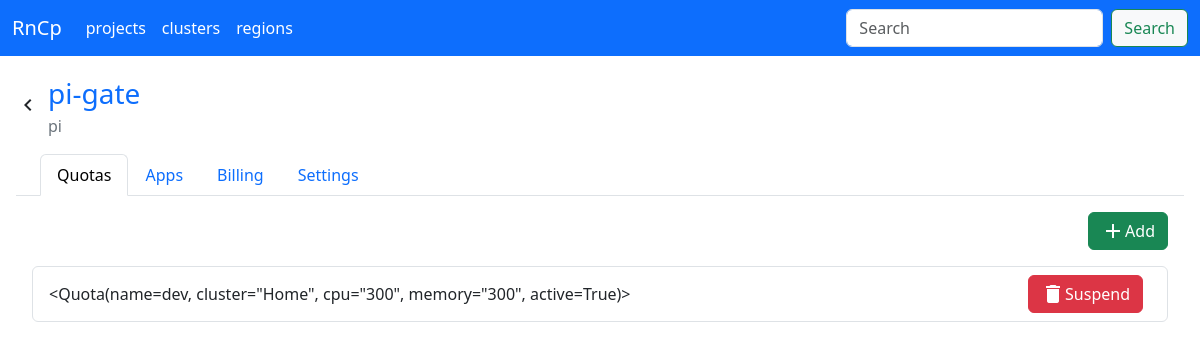
Page /ci/projects/1 on the earlier database version.
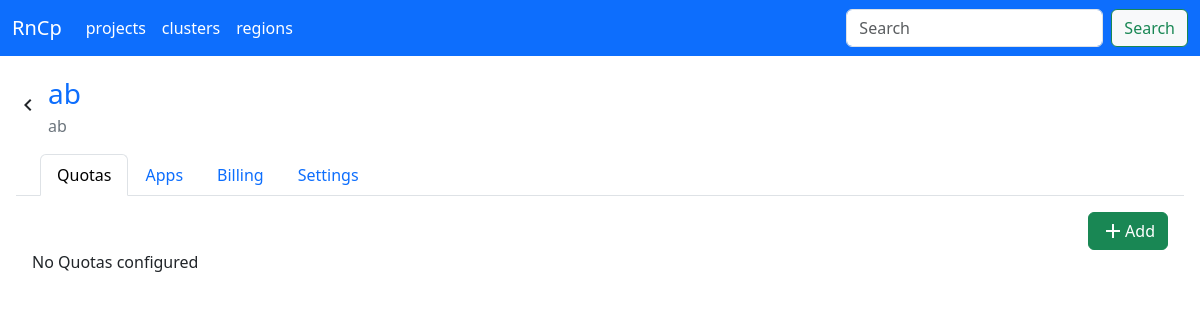
Same page on the later database version.
### models/Project.py (models this page shows, shortened)
class Project(BaseModel):
    __tablename__ = 'project'  # Name of the database table
    id = Column(Integer, primary_key=True, autoincrement=True)
    name = Column(String(255), nullable=False, unique=True)
    description = Column(String(1000))
    active = Column(Boolean, nullable=False, default=True)
    apps = relationship('App', back_populates='project')
    quotas = relationship('Quota', back_populates='project')

### models/Quota.py (models this page shows)
class Quota(BaseModel):
    __tablename__ = 'quota'  # Name of the database table
    id = Column(Integer,
                primary_key=True, autoincrement=True)
    project_id = Column(Integer, ForeignKey('project.id'), nullable=False)
    cluster_id = Column(Integer, ForeignKey('cluster.id'), nullable=False)
    cpu = Column(Integer, nullable=False)
    memory = Column(Integer, nullable=False)
    name = Column(String(255), nullable=False)
    active = Column(Boolean, nullable=False, default=False)
    project = relationship('Project', back_populates='quotas')
    cluster = relationship('Cluster', back_populates='quotas')
    def __repr__(self):
        return f'<Quota(name={self.name}, cluster="{self.cluster.name}", cpu="{self.cpu}", memory="{self.memory}", active={self.active})>'

### models/Cluster.py (models this page shows, shortened)
class Cluster(BaseModel):
    __tablename__ = 'cluster'  # Name of the database table
    id = Column(Integer, primary_key=True, autoincrement=True)
    name = Column(String(255), nullable=False)
    description = Column(String(1000))
    active = Column(Boolean, nullable=False, default=False)
    cpu = Column(Integer)
    memory = Column(Integer)
    region_id = Column(Integer, ForeignKey('region.id'), nullable=False)
    region = relationship('Region', back_populates='clusters')
    quotas = relationship('Quota', back_populates='cluster')

### routes/ci/__init__.py (the view, shortened to what this page needs)
@ci_api.route('/projects/<int:project_id>', methods=['GET', 'POST'])
def project_detail(project_id):
    project: Project = Project.query.filter_by(id=project_id).first()
    if project:
        return render_template('project_detail.html', project=project)
    return redirect("/ci/projects", code=302)

### models/Base.py (called while the page is built)
    def __get__(self, _, owner_cls):
        return self.fget(owner_cls)

    @class_property
    def query(cls):
        return cls.session.query(cls)

    @class_property
    def session(cls):
        return gen_session()

### utils/db.py (called while the page is built, shortened)
def gen_session(url=get_env_variable("datasource.url", "sqlite:///pi-gate.db")) -> scoped_session:
    return engines[url]

### templates/project_detail.html (shortened to what this page needs)
{% extends "base.html" %} {% block title %}{{project.name}}{% endblock title %}
{% block body %}
<div class="p-3">
  <div class="d-flex align-items-center justify-content-start pb-3">
    <span class="material-icons"> navigate_before </span>
    <a
      class="text-primary d-flex flex-column px-2 text-decoration-none"
      href="{{ url_for('root.ci.projects') }}"
    >
      <span class="fs-3">{{project.name}}</span>
      <span class="fs-6 text-secondary">{{project.description}}</span>
    </a>
  </div>
  <nav>
    <div class="nav nav-tabs px-4" id="nav-tab" role="tablist">
      {% for nav in ["Quotas",'Apps','Billing', 'Settings'] %}
      <button
        class="nav-link {% if nav == 'Quotas' %}active{% endif %}"
        id="nav-{{nav | lower}}-tab"
        data-bs-toggle="tab"
        data-bs-target="#nav-{{nav | lower}}"
        type="button"
        role="tab"
        aria-controls="nav-{{nav | lower}}"
        aria-selected="true"
      >
        {{nav}}
      </button>
      {% endfor %}
    </div>
  </nav>
  <div class="tab-content" id="nav-tabContent">
    {% with project=project %}
    <div
      class="tab-pane fade show active"
      id="nav-quotas"
      role="tabpanel"
      aria-labelledby="nav-quotas-tab"
    >
      {% include "project_quotas.html" %}
    </div>
    {% endwith %}
  </div>
</div>
{% endblock body %}

### templates/project_quotas.html (shortened to what this page needs)
<div class="d-flex flex-column p-3">
  <div class="d-flex align-items-center justify-content-between">
    <a
      href="{{ url_for('root.ci.create_quota', project_id=project.id) }}"
      class="btn d-flex btn-success align-items-center justify-content-around"
      ><span class="material-icons"> add </span> Add</a
    >
  </div>
  {% if not project.quotas %}
  <div>No Quotas configured</div>
  {% else %}
  <div class="list-group pt-3">
    {% for quota in project.quotas %}
    <div
      class="list-group-item d-flex justify-content-between align-items-center"
    >
      <div>{{quota}}</div>
      <div>
        <form
          action="{{url_for('root.ci.quota_detail', quota_id=quota.id)}}"
          method="POST"
          class="px-2"
        >
          <button
            type="submit"
            class="btn btn-{% if quota.active %}danger{% else %}warning{% endif %} text-white d-flex align-items-center justify-content-around"
          >
            <span class="material-icons"> delete </span>{% if quota.active
            %}Suspend{% else %}Enable{% endif %}
          </button>
        </form>
      </div>
    </div>
    {% endfor %}
  </div>
  {% endif %}
</div>

Differences in the rows shown:
removed Quota: name+cpu+memory "<Quota(name=dev, cluster=\"Home\", cpu=\"300\", memory=\"300\", active=True)>", shows "Suspend"
changed Project: name "pi-gate" → "ab"; description "pi" → "ab"
Other differences:
text now shown: "No Quotas configured"
